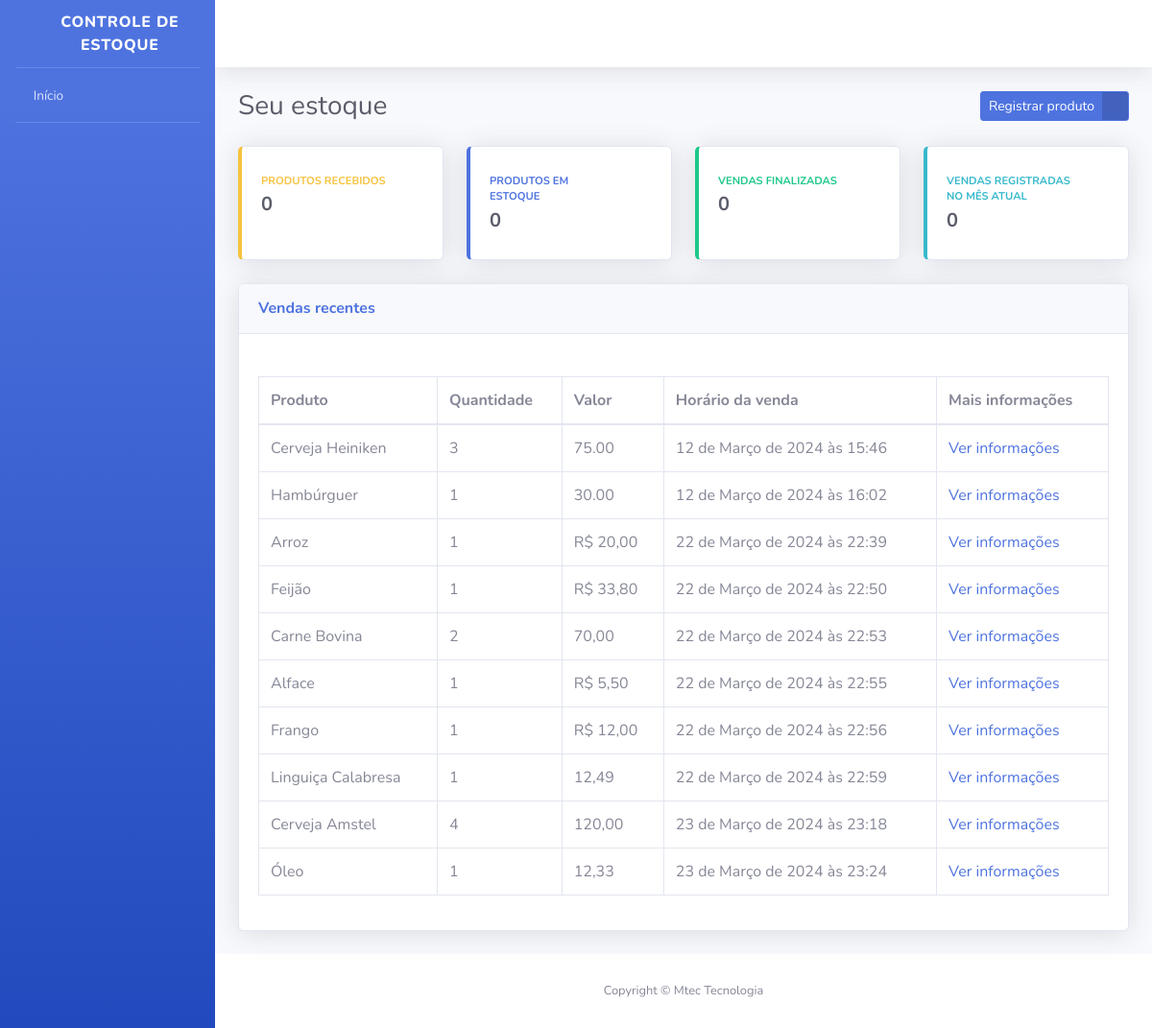
The page / on the database its author committed.
### produtos/models.py (models this page shows, shortened)
class Produtos(models.Model):
    STATUS_PRODUTO = [
        ("AGUARDANDO", "Aguardando a venda"),
        ("NO_ESTOQUE", "No estoque"),
        ("FINALIZADA", "Venda finalizada")
    ]
    status = models.CharField(verbose_name="Status", max_length=10, choices=STATUS_PRODUTO, default="AGUARDANDO")
    nome_produto = models.CharField(verbose_name="Produto", max_length=200)
    valor_produto = models.CharField(verbose_name="Valor", max_length=200)
    data_venda = models.DateField(verbose_name="Data da venda", auto_now=False, auto_now_add=False)
    quantidade_venda = models.PositiveSmallIntegerField(verbose_name="Quantidade de produtos")
    vendedor_responsavel = models.CharField(verbose_name="Vendedor Responsável", max_length=194, blank=True, null=True)
    horario_venda = models.DateTimeField(verbose_name="Horário da venda", auto_now_add=True, blank=True, null=True)
    supervisor = models.CharField(verbose_name="Supervisor", max_length=194, blank=True)
    def get_horario_venda(self):
        if self.horario_venda:
            return self.horario_venda
        return "O horário da venda não foi registrado"
    class Meta:
        verbose_name = "Produto"
        verbose_name_plural = "Produtos"
        db_table = "produtos"

### users/views.py (the view)
# urls.py: path("", index, name="index"),
def index(request):
    todos_produtos = Produtos.objects.all()
    context = {"nome_pagina": "Seu estoque", "todos_produtos": todos_produtos}
    return render(request, "index.html", context)

### templates/index.html (shortened to what this page needs)
<!DOCTYPE html>
{% load static %}
<html lang="pt-br">
    <head>
        <link href="{% static 'css/sb-admin-2.min.css' %}" rel="stylesheet">
        <link href="{% static 'vendor/fontawesome-free/css/all.min.css' %}" rel="stylesheet" type="text/css">
    </head>
    <body id="page-top">
        <div id="wrapper">
            <ul class="navbar-nav bg-gradient-primary sidebar sidebar-dark accordion" id="accordionSidebar">
                <a class="sidebar-brand d-flex align-items-center justify-content-center" href="#">
                    <div class="sidebar-brand-icon rotate-n-15">
                        <i class="fas fa-user-shield"></i>
                    </div>
                    <div class="sidebar-brand-text">Controle de estoque</div>
                </a>
                <hr class="sidebar-divider my-0">
                <li class="nav-item">
                    <a class="nav-link" href="#">
                        <i class="fas fa-home"></i>
                        <span>Início</span>
                    </a>
                </li>
                <hr class="sidebar-divider">
            </ul>
            <div id="content-wrapper" class="d-flex flex-column">
                <div id="content">
                    <nav class="navbar navbar-expand navbar-light bg-white topbar mb-4 static-top shadow">
                        <ul class="navbar-nav ml-auto">
                            <li class="nav-item dropdown no-arrow">
                                <a class="nav-link dropdown-toggle" href="#" id="userDropdown" role="button" data-toggle="dropdown" aria-haspopup="true" aria-expanded="false">
                                    <span class="mr-2 d-none d-lg-inline text-gray-800 small">
                                        <i class="fas fa-cog"></i>
                                    </span>
                                </a>
                            </li>
                        </ul>
                    </nav>
                    <div class="container-fluid">
                        <div class="d-sm-flex align-items-center justify-content-between mb-4">
                            <h1 class="h3 mb-0 text-gray-800">{{nome_pagina}}</h1>
                            <a href="{% url 'registrar_produto' %}" class="btn btn-primary btn-icon-split btn-sm">
                                <span class="text">Registrar produto</span>
                                <span class="icon text-white-50">
                                    <i class="fas fa-user-plus"></i>
                                </span>
                            </a>
                        </div>
                        <div class="row">
                            <div class="col-xl-3 col-md-6 mb-4">
                                <div class="card border-left-warning shadow h-100 py-2">
                                    <div class="card-body">
                                        <div class="row no-gutters align-items-center">
                                            <div class="col mr-2">
                                                <div class="text-xs font-weight-bold text-warning text-uppercase mb-1">Produtos recebidos</div>
                                                <div class="h5 mb-0 font-weight-bold text-gray-800">0</div>
                                            </div>
                                            <div class="col-auto">
                                                <i class="fas fa-user-lock fa-2x text-gray-300"></i>
                                            </div>
                                        </div>
                                    </div>
                                </div>
                            </div>
                            <div class="col-xl-3 col-md-6 mb-4">
                                <div class="card border-left-primary shadow h-100 py-2">
                                    <div class="card-body">
                                        <div class="row no-gutters align-items-center">
                                            <div class="col mr-2">
                                                <div class="text-xs font-weight-bold text-primary text-uppercase mb-1">Produtos em estoque</div>
                                                <div class="h5 mb-0 font-weight-bold text-gray-800">0</div>
                                            </div>
                                            <div class="col-auto">
                                                <i class="fas fa-user-clock fa-2x text-gray-300"></i>
                                            </div>
                                        </div>
                                    </div>
                                </div>
                            </div>
                            <div class="col-xl-3 col-md-6 mb-4">
                                <div class="card border-left-success shadow h-100 py-2">
                                    <div class="card-body">
                                        <div class="row no-gutters align-items-center">
                                            <div class="col mr-2">
                                                <div class="text-xs font-weight-bold text-success text-uppercase mb-1">Vendas finalizadas</div>
                                                <div class="h5 mb-0 font-weight-bold text-gray-800">0</div>
                                            </div>
                                            <div class="col-auto">
                                                <i class="fas fa-user-check fa-2x text-gray-300"></i>
                                            </div>
                                        </div>
                                    </div>
                                </div>
                            </div>
                            <div class="col-xl-3 col-md-6 mb-4">
                                <div class="card border-left-info shadow h-100 py-2">
                                    <div class="card-body">
                                        <div class="row no-gutters align-items-center">
                                            <div class="col mr-2">
                                                <div class="text-xs font-weight-bold text-info text-uppercase mb-1">Vendas registradas no mês atual</div>
                                                <div class="h5 mb-0 font-weight-bold text-gray-800">0</div>
                                            </div>
                                            <div class="col-auto">
                                                <i class="fas fa-users fa-2x text-gray-300"></i>
                                            </div>
                                        </div>
                                    </div>
                                </div>
                            </div>
                        </div>
                        <div class="card shadow mb-4">
                            <div class="card-header py-3 d-sm-flex align-items-center justify-content-between mb-4">
                                <h6 class="m-0 font-weight-bold text-primary">Vendas recentes</h6>
                            </div>
                            <div class="card-body">
                                <div class="table-responsive">
                                    <table class="table table-bordered">
                                        <thead>
                                            <tr>
                                                <th>Produto</th>
                                                <th>Quantidade</th>
                                                <th>Valor</th>
                                                <th>Horário da venda</th>
                                                <th>Mais informações</th>
                                            </tr>
                                        </thead>
                                        <tbody>
                                            {% for produto in todos_produtos %}
                                                <tr>
                                                    <td>{{ produto.nome_produto }}</td>
                                                    <td>{{ produto.quantidade_venda }}</td>
                                                    <td>{{ produto.valor_produto }}</td>
                                                    <td>{{ produto.get_horario_venda }}</td>
                                                    <td>
                                                        <a href="{% url 'informacoes_produto' produto.id %}">Ver informações</a>
                                                    </td>
                                                </tr>
                                            {% endfor %}
                                        </tbody>
                                    </table>
                                </div>
                            </div>
                        </div>
                    </div>
                    <footer class="sticky-footer bg-white">
                        <div class="container my-auto">
                            <div class="copyright text-center my-auto">
                                <span>Copyright © Mtec Tecnologia</span>
                            </div>
                        </div>
                    </footer>
                </div>
            </div>
        </div>
    </body>
</html>

### rows shown on the page
Produtos: nome_produto "Cerveja Heiniken", quantidade_venda "3", valor_produto "75.00", get_horario_venda "12 de Março de 2024 às 15:46"
Produtos: nome_produto "Hambúrguer", quantidade_venda "1", valor_produto "30.00", get_horario_venda "12 de Março de 2024 às 16:02"
Produtos: nome_produto "Arroz", quantidade_venda "1", valor_produto "R$ 20,00", get_horario_venda "22 de Março de 2024 às 22:39"
Produtos: nome_produto "Feijão", quantidade_venda "1", valor_produto "R$ 33,80", get_horario_venda "22 de Março de 2024 às 22:50"
Produtos: nome_produto "Carne Bovina", quantidade_venda "2", valor_produto "70,00", get_horario_venda "22 de Março de 2024 às 22:53"
Produtos: nome_produto "Alface", quantidade_venda "1", valor_produto "R$ 5,50", get_horario_venda "22 de Março de 2024 às 22:55"
Produtos: nome_produto "Frango", quantidade_venda "1", valor_produto "R$ 12,00", get_horario_venda "22 de Março de 2024 às 22:56"
Produtos: nome_produto "Linguiça Calabresa", quantidade_venda "1", valor_produto "12,49", get_horario_venda "22 de Março de 2024 às 22:59"
Produtos: nome_produto "Cerveja Amstel", quantidade_venda "4", valor_produto "120,00", get_horario_venda "23 de Março de 2024 às 23:18"
Produtos: nome_produto "Óleo", quantidade_venda "1", valor_produto "12,33", get_horario_venda "23 de Março de 2024 às 23:24"

### other values the page prints
{{ nome_pagina }} "Seu estoque"
